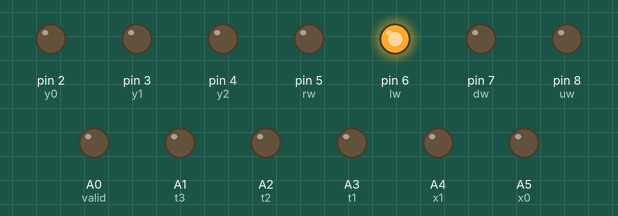
Recording of a sketch running on a simulated Arduino Uno, built with avr-gcc and run on an emulated ATmega328P. Parts: output pins drawn as LEDs (lit = HIGH).

Above: at 0.1 s.
At 4.5 s:
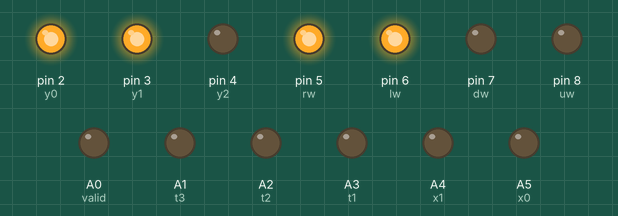
At 7.8 s:
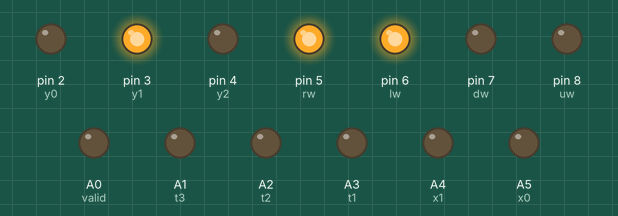
At 10.0 s:
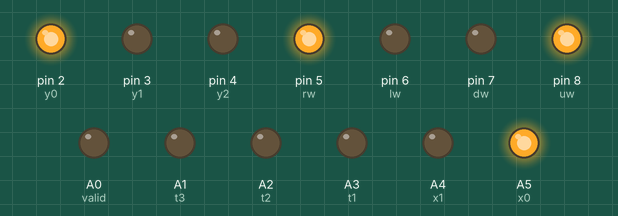
At 23.3 s:
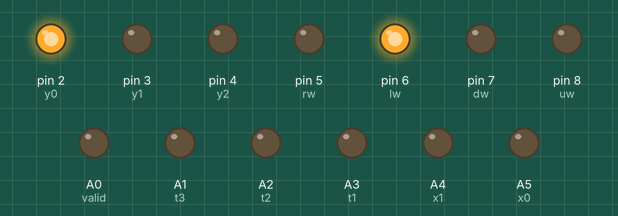
At 32.1 s:
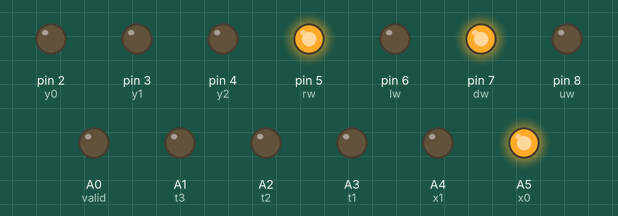
Timing chart, 0 to 33.6 s (numbered marks = the images above):
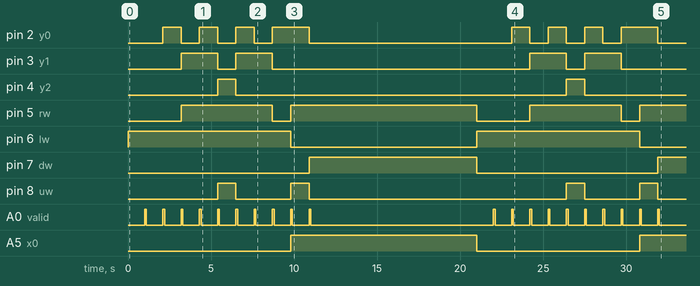

Measured:
- by itself, pin 2 (y0): goes 3 × (HIGH 1.1 s, LOW 1.1 s), HIGH 2.2 s, LOW 12.2 s, 3 × (HIGH 1.1 s, LOW 1.1 s), HIGH 2.2 s, then LOW
- by itself, pin 3 (y1): LOW → HIGH at 3.2 s, → LOW 2.2 s later, → HIGH 1.1 s later, → LOW 2.2 s later, … (8 changes in this stretch)
- by itself, pin 4 (y2): alternates HIGH for 1.1 s and LOW for 19.9 s
- by itself, pin 5 (rw): goes HIGH 5.5 s, LOW 1.1 s, HIGH 11.2 s, LOW 3.2 s, HIGH 5.5 s, LOW 1.1 s, then HIGH
- by itself, pin 6 (lw): alternates HIGH for 9.8 s and LOW for 11.2 s
- by itself, pin 7 (dw): LOW → HIGH at 10.9 s, → LOW 10.1 s later, → HIGH 10.9 s later
- by itself, pin 8 (uw): LOW → HIGH at 5.4 s, → LOW 1.1 s later, → HIGH 3.3 s later, → LOW 1.1 s later, … (8 changes in this stretch)
- by itself, A0 (valid): goes 9 × (HIGH 0.10 s, LOW 1.0 s), HIGH 0.10 s, LOW 11.0 s, 9 × (HIGH 0.10 s, LOW 1.0 s), HIGH 0.10 s, then LOW

The sketch:

Maze_Simulation.ino
```cpp
int x0 = A5;
int x1 = A4;
int y0 = 2;
int y1 = 3;
int y2 = 4;
int rw = 5;
int lw = 6;
int dw = 7;
int uw = 8;
int t1 = A3;
int t2 = A2;
int t3 = A1;
//int done = A1;
int valid = A0;

void setup() {
  // put your setup code here, to run once:
  pinMode(x0,OUTPUT);
  pinMode(x1,OUTPUT);
  pinMode(y0,OUTPUT);
  pinMode(y1,OUTPUT);
  pinMode(y2,OUTPUT);
  pinMode(rw,OUTPUT);
  pinMode(lw,OUTPUT);
  pinMode(dw,OUTPUT);
  pinMode(uw,OUTPUT);
  pinMode(t1,OUTPUT);
  pinMode(t2,OUTPUT);
  pinMode(t3,OUTPUT);
  //pinMode(done,OUTPUT);
  pinMode(valid,OUTPUT);
}

void loop() {
  digitalWrite(x0,LOW);
  digitalWrite(x1,LOW);
  digitalWrite(y0,LOW);
  digitalWrite(y1,LOW);
  digitalWrite(y2,LOW);
  digitalWrite(rw,LOW);
  digitalWrite(lw,HIGH);
  digitalWrite(dw,LOW);
  digitalWrite(uw,LOW);
  digitalWrite(t1,LOW);
  digitalWrite(t2,LOW);
  digitalWrite(t3,LOW);
  //digitalWrite(done,LOW);
  digitalWrite(valid,LOW);
  delay(1000);
  digitalWrite(valid,HIGH);
  delay(100);
  digitalWrite(valid,LOW);
  delay(1000);
  digitalWrite(y0,HIGH);
  digitalWrite(valid,HIGH);
  delay(100);
  digitalWrite(valid,LOW);
  delay(1000);
  digitalWrite(y0,LOW);
  digitalWrite(y1,HIGH);
  digitalWrite(rw,HIGH);
  digitalWrite(valid,HIGH);
  delay(100);
  digitalWrite(valid,LOW);
  delay(1000);
  digitalWrite(y0,HIGH);
  digitalWrite(valid,HIGH);
  delay(100);
  digitalWrite(valid,LOW);
  delay(1000);
  digitalWrite(y1,LOW);
  digitalWrite(y0,LOW);
  digitalWrite(y2,HIGH);
  digitalWrite(uw,HIGH);
  digitalWrite(valid,HIGH);
  delay(100);
  digitalWrite(valid,LOW);
  delay(1000);
  digitalWrite(uw,LOW);
  digitalWrite(y2,LOW);
  digitalWrite(y1,HIGH);
  digitalWrite(y0,HIGH);
  digitalWrite(valid,HIGH);
  delay(100);
  digitalWrite(valid,LOW);
  delay(1000);
  digitalWrite(y0,LOW);
  digitalWrite(valid,HIGH);
  delay(100);
  digitalWrite(valid,LOW);
  delay(1000);
  digitalWrite(y1,LOW);
  digitalWrite(y0,HIGH);
  digitalWrite(rw,LOW);
  digitalWrite(valid,HIGH);
  delay(100);
  digitalWrite(valid,LOW);
  delay(1000);
  digitalWrite(x0,HIGH);
  digitalWrite(lw,LOW);
  digitalWrite(uw,HIGH);
  digitalWrite(rw,HIGH);
  digitalWrite(valid,HIGH);
  delay(100);
  digitalWrite(valid,LOW);
  delay(1000);
  digitalWrite(y0,LOW);
  digitalWrite(uw,LOW);
  digitalWrite(dw,HIGH);
  //digitalWrite(done,HIGH);
  digitalWrite(valid,HIGH);
  delay(100);
  digitalWrite(valid,LOW);
  delay(10000);
}
```
